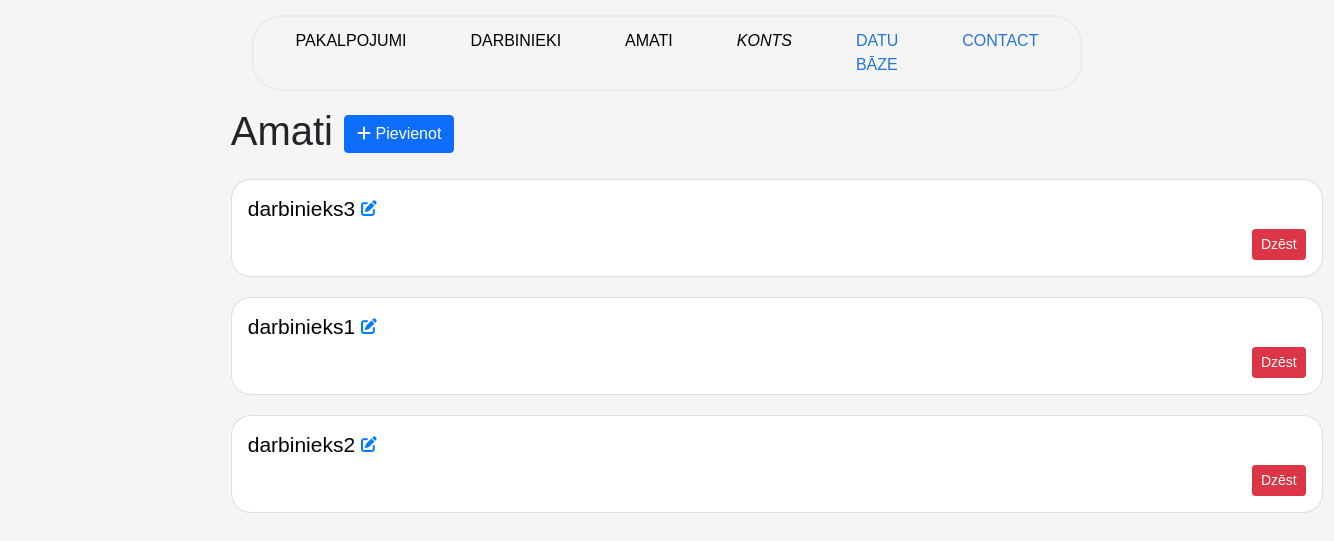
The app's page /prof_base with its own data.
### myapp/models.py (models this page shows, shortened)
class Amats(models.Model):
    amata_ID = models.AutoField(primary_key=True, unique=True)
    nosaukums = models.CharField(max_length=30)

### myapp/views.py (the view)
# urls.py: path('prof_base', views.prof_base, name="prof_base"),
def prof_base(request):
    all_amats = Amats.objects.all()
    form = AmatsForm()
    if request.method == 'POST':
        form = AmatsForm(request.POST)
        if form.is_valid():
            form.save()
            return redirect('prof_base')
    return render(request, 'prof_base.html', {'all': all_amats, 'form': form})

### myapp/templates/prof_base.html (shortened to what this page needs)
{% extends 'base.html' %}
{% block content %}
{% include 'navbar.html' %}
<div class="container mt-5">
    <h1 class="mb-4">Amati
        <a href="{% url 'service' %}" class="btn btn-primary"><i class="fas fa-plus"></i>
            Pievienot</a>
    </h1>
    {% for item in all %}
    <div class="card" style="border:solid light gray 0.5px; border-radius: 20px">
        <div class="card-body">
            <h5 class="card-title">
                <a href="#" data-bs-toggle="modal" data-bs-target="#editAmatsForm{{ item.amata_ID }}"
                   style="text-decoration: none; color: black;font-size: 21px">
                    {{ item.nosaukums }}
                    <i class="fas fa-edit fa-xs" style="color: #007bff;"></i>
                </a>
            </h5>
            <button class="btn btn-danger btn-sm float-end" data-bs-toggle="modal"
                    data-bs-target="#deleteConfirmation{{ item.amata_ID }}">
                Dzēst
            </button>
        </div>
    </div>
    {% endfor %}
</div>
{% endblock %}

### myapp/templates/navbar.html (style rules this page uses)
body { margin-top: 8%; font-family: 'Lexend Exa', sans-serif; }

### myapp/templates/prof_base.html (style rules this page uses)
.card { margin-bottom: 20px; position: relative; }
body { background-color: #f5f5f5; }
.container { margin-left: 100px; }

### records on screen
Amats: nosaukums "darbinieks3"
Amats: nosaukums "darbinieks1"
Amats: nosaukums "darbinieks2"
